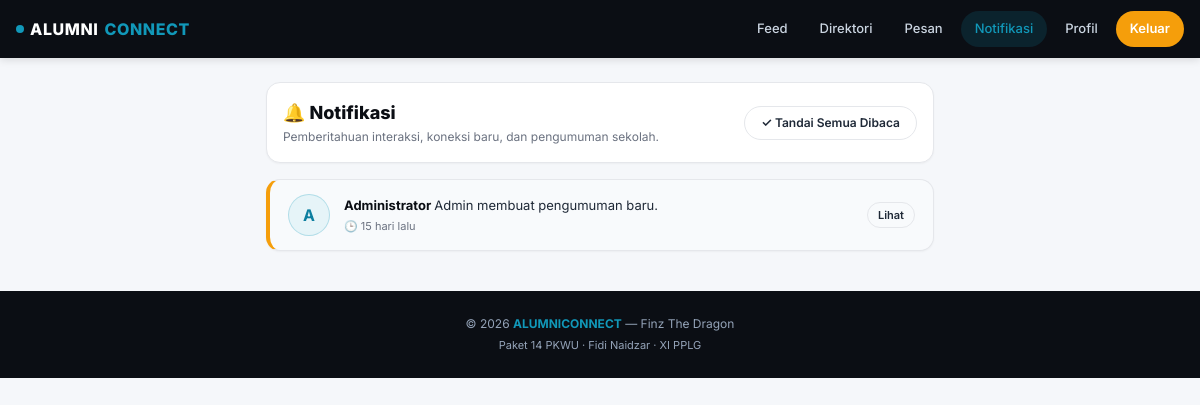
The app's page /pages/notifications.php (signed in), older data.
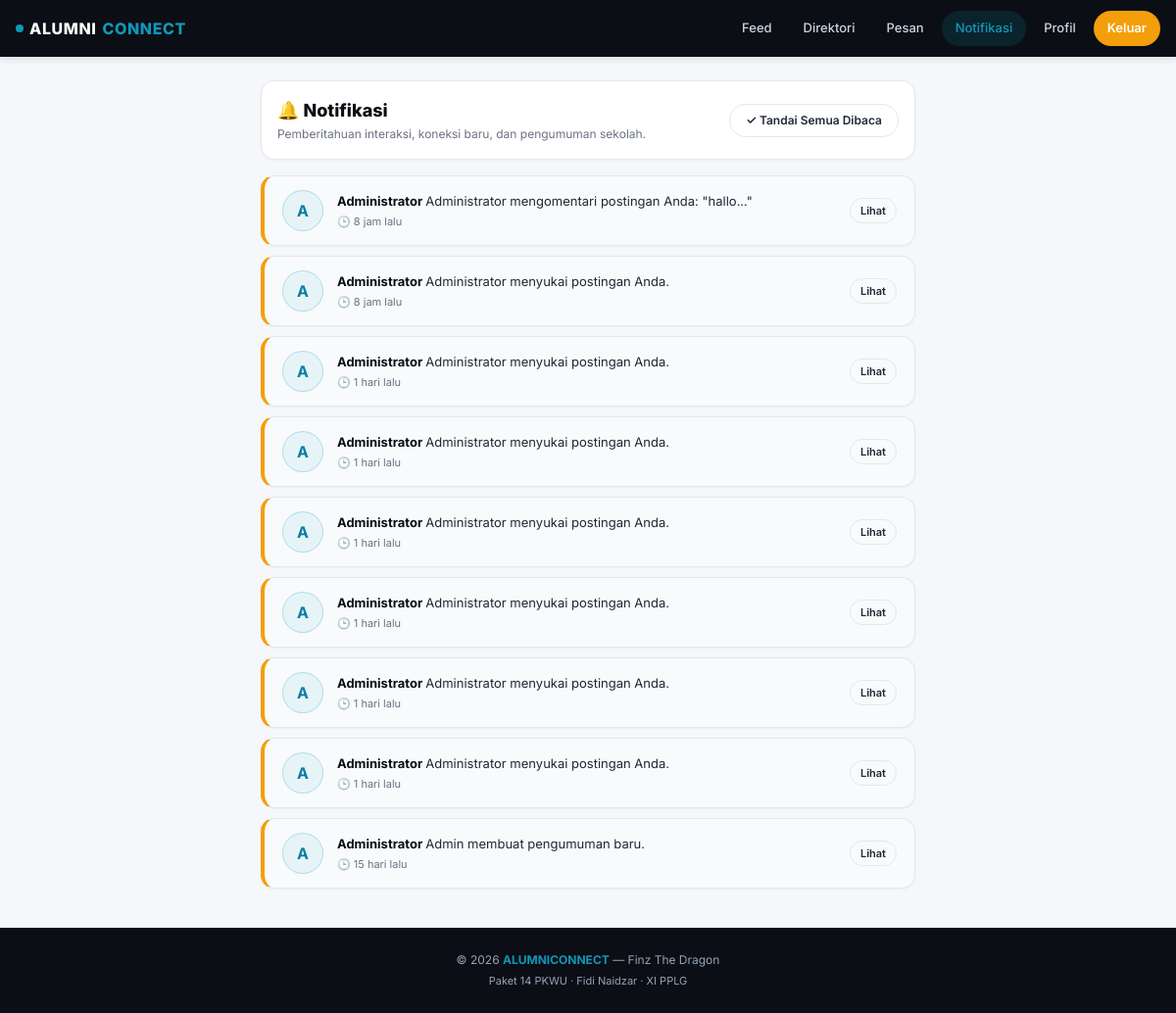
The same page, newer data.
### tables this page shows
CREATE TABLE `notifications` (
  `id` bigint NOT NULL AUTO_INCREMENT,
  `user_id` bigint NOT NULL,
  `from_user_id` bigint DEFAULT NULL,
  `tipe` varchar(50) DEFAULT NULL,
  `pesan` varchar(255) DEFAULT NULL,
  `is_read` tinyint(1) DEFAULT '0',
  `created_at` timestamp NULL DEFAULT CURRENT_TIMESTAMP,
  PRIMARY KEY (`id`),
  KEY `user_id` (`user_id`),
  KEY `from_user_id` (`from_user_id`),
  CONSTRAINT `notifications_ibfk_1` FOREIGN KEY (`user_id`) REFERENCES `users` (`id`) ON DELETE CASCADE,
  CONSTRAINT `notifications_ibfk_2` FOREIGN KEY (`from_user_id`) REFERENCES `users` (`id`) ON DELETE SET NULL
);

CREATE TABLE `profiles` (
  `id` bigint NOT NULL AUTO_INCREMENT,
  `user_id` bigint NOT NULL,
  `nama` varchar(100) DEFAULT NULL,
  `foto` varchar(255) DEFAULT NULL,
  `bio` text,
  PRIMARY KEY (`id`),
  UNIQUE KEY `user_id` (`user_id`),
  CONSTRAINT `profiles_ibfk_1` FOREIGN KEY (`user_id`) REFERENCES `users` (`id`) ON DELETE CASCADE
);

### includes/functions.php (called while the page is built, shortened)
<?php
function isLoggedIn() {
    return isset($_SESSION['user_id']);
}
function baseUrl($path = '') {
    $base = '/alumniconnect';
    return $base . '/' . ltrim($path, '/');
}
function e($str) {
    return htmlspecialchars($str ?? '', ENT_QUOTES, 'UTF-8');
}
function initials($name) {
    $parts = preg_split('/\s+/', trim($name));
    $ini = '';
    foreach (array_slice($parts, 0, 2) as $p) {
        $ini .= strtoupper(substr($p, 0, 1));
    }
    return $ini ?: '?';
}
function timeAgo($datetime) {
    $time = strtotime($datetime);
    $diff = time() - $time;
    if ($diff < 86400)    return floor($diff / 3600) . ' jam lalu';
    if ($diff < 2592000)  return floor($diff / 86400) . ' hari lalu';
    return floor($diff / 31536000) . ' tahun lalu';
}

### pages/notifications.php (the view, shortened to what this page needs)
<?php
require_once __DIR__ . '/../includes/functions.php';
require_once __DIR__ . '/../config/database.php';
$userId = $_SESSION['user_id'];
$stmt = $conn->prepare("
    SELECT
        n.id, n.tipe, n.pesan, n.is_read, n.created_at,
        u.id AS from_user_id, u.username,
        p.nama, p.foto
    FROM notifications n
    LEFT JOIN users u ON u.id = n.from_user_id
    LEFT JOIN profiles p ON p.user_id = u.id
    WHERE n.user_id = ?
    ORDER BY n.created_at DESC
    LIMIT 50
");
$stmt->bind_param('i', $userId);
$stmt->execute();
$notifications = $stmt->get_result()->fetch_all(MYSQLI_ASSOC);
include __DIR__ . '/../includes/header.php';
?>
<div class="container" style="max-width:700px; margin-top:24px;">
  <div class="card" style="margin-bottom:16px;">
    <div style="display:flex; justify-content:space-between; align-items:center;">
      <div>
        <h2 style="font-size:18px;font-weight:800;color:var(--navy);">🔔 Notifikasi</h2>
        <p style="font-size:12px;color:var(--text-muted);margin-top:2px;">
          Pemberitahuan interaksi, koneksi baru, dan pengumuman sekolah.
        </p>
      </div>
      <?php if (!empty($notifications)): ?>
        <a href="<?= baseUrl('pages/notifications.php?action=read_all') ?>" class="btn btn-outline btn-sm">
          ✓ Tandai Semua Dibaca
        </a>
      <?php endif; ?>
    </div>
  </div>
  <?php if (empty($notifications)): ?>
    <div class="card text-center" style="padding:40px 20px;">
      <div style="font-size:36px;margin-bottom:8px;">🔔</div>
      <h3 style="font-size:15px;font-weight:700;color:var(--navy);">Belum ada notifikasi baru</h3>
      <p style="font-size:13px;color:var(--text-muted);margin-top:4px;">
        Aktivitas seperti follow, like, dan komentar akan muncul di sini.
      </p>
    </div>
  <?php else: ?>
    <?php foreach ($notifications as $n): ?>
      <?php
        $icon = '🔔';
        if ($n['tipe'] === 'like')    $icon = '❤️';
        if ($n['tipe'] === 'comment') $icon = '💬';
      ?>
      <div class="notif-item <?= !$n['is_read'] ? 'unread' : '' ?>">
        <div class="avatar" style="width:42px;height:42px;font-size:16px;">
          <?= $n['from_user_id'] ? initials($n['nama'] ?? $n['username']) : $icon ?>
        </div>
        <div class="notif-text">
          <div>
            <?php if ($n['from_user_id']): ?>
              <a href="<?= baseUrl('pages/profile.php?id=' . $n['from_user_id']) ?>" style="font-weight:700;color:var(--navy);">
                <?= e($n['nama'] ?? $n['username']) ?>
              </a>
            <?php endif; ?>
            <span><?= e($n['pesan']) ?></span>
          </div>
          <div class="notif-time">
            🕒 <?= timeAgo($n['created_at']) ?>
          </div>
        </div>
        <div>
          <?php if ($n['from_user_id']): ?>
            <a href="<?= baseUrl('pages/profile.php?id=' . $n['from_user_id']) ?>" class="btn btn-outline btn-sm" style="padding:4px 10px;font-size:11px;">
              Lihat
            </a>
          <?php endif; ?>
        </div>
      </div>
    <?php endforeach; ?>
  <?php endif; ?>
</div>
<?php include __DIR__ . '/../includes/footer.php'; ?>

### includes/header.php (shortened to what this page needs)
<?php
require_once __DIR__ . '/functions.php';
$currentPage = basename($_SERVER['PHP_SELF'], '.php');
?>
<!DOCTYPE html>
<html lang="id">
<head>
  <link rel="stylesheet" href="<?= baseUrl('assets/css/style.css') ?>">
</head>
<body>
<nav class="navbar">
  <div class="navbar-inner">
    <a href="<?= baseUrl('index.php') ?>" class="navbar-brand">
      <span class="dot"></span>
      ALUMNI<em>CONNECT</em>
    </a>
    <div class="navbar-menu">
      <?php if (isLoggedIn()): ?>
        <a href="<?= baseUrl('pages/feed.php') ?>" class="<?= $currentPage==='feed'?'active':'' ?>">Feed</a>
        <a href="<?= baseUrl('pages/directory.php') ?>" class="<?= $currentPage==='directory'?'active':'' ?>">Direktori</a>
        <a href="<?= baseUrl('pages/messages.php') ?>" class="<?= $currentPage==='messages'?'active':'' ?>">Pesan</a>
        <a href="<?= baseUrl('pages/notifications.php') ?>" class="<?= $currentPage==='notifications'?'active':'' ?>">Notifikasi</a>
        <a href="<?= baseUrl('pages/profile.php') ?>" class="<?= $currentPage==='profile'?'active':'' ?>">Profil</a>
        <a href="<?= baseUrl('auth/logout.php') ?>" class="btn-primary" onclick="return confirmLogout()">Keluar</a>
      <?php else: ?>
        <a href="<?= baseUrl('auth/login.php') ?>">Masuk</a>
        <a href="<?= baseUrl('auth/register.php') ?>" class="btn-primary">Daftar</a>
      <?php endif; ?>
    </div>
  </div>
</nav>
<main>

### includes/footer.php (shortened to what this page needs)
</main>
<footer class="footer">
  <p>&copy; <?= date('Y') ?> <strong>ALUMNICONNECT</strong> — Finz The Dragon</p>
  <p style="margin-top:4px;font-size:11px;">Paket 14 PKWU · Fidi Naidzar · XI PPLG</p>
</footer>
</body>
</html>

### assets/css/style.css (style rules this page uses)
:root { --primary: #1198B9; --primary-dark: #0d7fa0; --primary-light: #E6F4F8; --navy: #0B0E14; --navy-2: #11151A; --orange: #F59E0B; --orange-dark: #d97706; --orange-light: #FEF3E2; --bg: #F5F7FA; --white: #FFFFFF; --text: #1F2937; --text-muted: #6B7280; --border: #E5E7EB; --shadow-sm: 0 1px 2px rgba(0,0,0,0.04); --shadow: 0 2px 8px rgba(0,0,0,0.06); --shadow-md: 0 4px 16px rgba(0,0,0,0.08); --radius: 14px; --radius-sm: 10px; --radius-pill: 999px; }
* { margin: 0; padding: 0; box-sizing: border-box; }
html { scroll-behavior: smooth; }
body { font-family: 'Inter', 'Segoe UI', Arial, sans-serif; background: var(--bg); color: var(--text); font-size: 14px; line-height: 1.5; -webkit-font-smoothing: antialiased; padding-bottom: 80px; }
@media (min-width: 992px) { body { padding-bottom: 0; } }
a { color: inherit; text-decoration: none; }
.container { max-width: 1200px; margin: 0 auto; padding: 0 16px; }
.navbar { background: var(--navy); color: white; position: sticky; top: 0; z-index: 100; box-shadow: 0 2px 8px rgba(0,0,0,0.12); }
.navbar-inner { display: flex; align-items: center; justify-content: space-between; height: 58px; padding: 0 16px; max-width: 1200px; margin: 0 auto; }
.navbar-brand { font-weight: 800; font-size: 16px; letter-spacing: 0.6px; color: white; display: flex; align-items: center; gap: 6px; }
.navbar-brand .dot { width: 8px; height: 8px; border-radius: 50%; background: var(--primary); display: inline-block; }
.navbar-brand em { font-style: normal; color: var(--primary); }
.navbar-menu { display: flex; gap: 4px; align-items: center; }
.navbar-menu a { padding: 8px 14px; border-radius: var(--radius-pill); font-size: 13px; color: #CBD5E1; font-weight: 500; transition: all 0.2s; }
.navbar-menu a.active { background: rgba(17,152,185,0.15); color: var(--primary); }
.navbar-menu a.btn-primary { background: var(--orange); color: white; font-weight: 600; }
.btn { display: inline-flex; align-items: center; justify-content: center; gap: 6px; padding: 10px 20px; border-radius: var(--radius-pill); font-weight: 600; font-size: 13px; border: none; cursor: pointer; transition: all 0.2s; text-align: center; white-space: nowrap; }
.btn-primary { background: var(--orange); color: white; }
.btn-outline { background: transparent; border: 1.5px solid var(--border); color: var(--text); }
.btn-sm { padding: 7px 16px; font-size: 12px; }
.card { background: white; border-radius: var(--radius); border: 1px solid var(--border); padding: 16px; box-shadow: var(--shadow-sm); margin-bottom: 14px; }
.footer { background: var(--navy); color: #94A3B8; padding: 24px 16px; text-align: center; font-size: 12px; margin-top: 40px; }
.footer strong { color: var(--primary); }
.avatar { width: 44px; height: 44px; border-radius: 50%; background: var(--primary-light); color: var(--primary-dark); display: inline-flex; align-items: center; justify-content: center; font-weight: 700; font-size: 15px; flex-shrink: 0; border: 1.5px solid rgba(17,152,185,0.25); text-transform: uppercase; user-select: none; }
.notif-item { display: flex; align-items: center; gap: 14px; padding: 14px 18px; background: white; border: 1px solid var(--border); border-radius: var(--radius); margin-bottom: 10px; box-shadow: var(--shadow-sm); transition: all 0.2s; }
.notif-item.unread { background: #F8FAFC; border-left: 4px solid var(--orange); }
.notif-text { flex: 1; font-size: 13px; color: var(--text); }
.notif-time { font-size: 11px; color: var(--text-muted); margin-top: 3px; }

Row changes from the older to the newer data that the page shows:
added notifications: profiles.nama "A", profiles.nama "Administrator", pesan "Administrator mengomentari postingan Anda: \"hallo...\"", created_at "8 jam lalu"
added notifications: profiles.nama "A", profiles.nama "Administrator", pesan "Administrator menyukai postingan Anda.", created_at "8 jam lalu"
added notifications: profiles.nama "A", profiles.nama "Administrator", pesan "Administrator menyukai postingan Anda.", created_at "1 hari lalu"
added notifications: profiles.nama "A", profiles.nama "Administrator", pesan "Administrator menyukai postingan Anda.", created_at "1 hari lalu"
added notifications: profiles.nama "A", profiles.nama "Administrator", pesan "Administrator menyukai postingan Anda.", created_at "1 hari lalu"
added notifications: profiles.nama "A", profiles.nama "Administrator", pesan "Administrator menyukai postingan Anda.", created_at "1 hari lalu"
added notifications: profiles.nama "A", profiles.nama "Administrator", pesan "Administrator menyukai postingan Anda.", created_at "1 hari lalu"
added notifications: profiles.nama "A", profiles.nama "Administrator", pesan "Administrator menyukai postingan Anda.", created_at "1 hari lalu"
